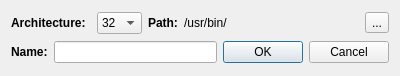
<?xml version="1.0" encoding="UTF-8"?>
<ui version="4.0">
 <class>NewBottle</class>
 <widget class="QDialog" name="NewBottle">
  <property name="geometry">
   <rect>
    <x>0</x>
    <y>0</y>
    <width>400</width>
    <height>76</height>
   </rect>
  </property>
  <property name="windowTitle">
   <string>New bottle</string>
  </property>
  <layout class="QGridLayout" name="gridLayout">
   <item row="0" column="0">
    <layout class="QHBoxLayout" name="horizontalLayout_3">
     <item>
      <widget class="QLabel" name="label">
       <property name="maximumSize">
        <size>
         <width>85</width>
         <height>16777215</height>
        </size>
       </property>
       <property name="font">
        <font>
         <weight>75</weight>
         <italic>false</italic>
         <bold>true</bold>
        </font>
       </property>
       <property name="text">
        <string>Architecture:</string>
       </property>
      </widget>
     </item>
     <item>
      <widget class="QComboBox" name="arch">
       <property name="maximumSize">
        <size>
         <width>45</width>
         <height>16777215</height>
        </size>
       </property>
       <item>
        <property name="text">
         <string>32</string>
        </property>
       </item>
       <item>
        <property name="text">
         <string>64</string>
        </property>
       </item>
      </widget>
     </item>
    </layout>
   </item>
   <item row="0" column="1">
    <layout class="QHBoxLayout" name="horizontalLayout">
     <item>
      <widget class="QLabel" name="label_3">
       <property name="maximumSize">
        <size>
         <width>35</width>
         <height>16777215</height>
        </size>
       </property>
       <property name="font">
        <font>
         <weight>75</weight>
         <bold>true</bold>
        </font>
       </property>
       <property name="text">
        <string>Path:</string>
       </property>
      </widget>
     </item>
     <item>
      <widget class="QLabel" name="path">
       <property name="minimumSize">
        <size>
         <width>175</width>
         <height>0</height>
        </size>
       </property>
       <property name="font">
        <font>
         <weight>50</weight>
         <bold>false</bold>
        </font>
       </property>
       <property name="text">
        <string>/usr/bin/</string>
       </property>
       <property name="textFormat">
        <enum>Qt::PlainText</enum>
       </property>
      </widget>
     </item>
     <item>
      <widget class="QToolButton" name="toolButton">
       <property name="text">
        <string>...</string>
       </property>
      </widget>
     </item>
    </layout>
   </item>
   <item row="1" column="0" colspan="2">
    <layout class="QHBoxLayout" name="horizontalLayout_2">
     <item>
      <widget class="QLabel" name="label_2">
       <property name="font">
        <font>
         <weight>75</weight>
         <bold>true</bold>
        </font>
       </property>
       <property name="text">
        <string>Name:</string>
       </property>
      </widget>
     </item>
     <item>
      <widget class="QLineEdit" name="name"/>
     </item>
     <item>
      <widget class="QDialogButtonBox" name="buttonBox">
       <property name="maximumSize">
        <size>
         <width>220</width>
         <height>16777215</height>
        </size>
       </property>
       <property name="orientation">
        <enum>Qt::Horizontal</enum>
       </property>
       <property name="standardButtons">
        <set>QDialogButtonBox::Cancel|QDialogButtonBox::Ok</set>
       </property>
      </widget>
     </item>
    </layout>
   </item>
  </layout>
 </widget>
 <resources/>
 <connections>
  <connection>
   <sender>buttonBox</sender>
   <signal>accepted()</signal>
   <receiver>NewBottle</receiver>
   <slot>accept()</slot>
   <hints>
    <hint type="sourcelabel">
     <x>248</x>
     <y>254</y>
    </hint>
    <hint type="destinationlabel">
     <x>157</x>
     <y>274</y>
    </hint>
   </hints>
  </connection>
  <connection>
   <sender>buttonBox</sender>
   <signal>rejected()</signal>
   <receiver>NewBottle</receiver>
   <slot>reject()</slot>
   <hints>
    <hint type="sourcelabel">
     <x>316</x>
     <y>260</y>
    </hint>
    <hint type="destinationlabel">
     <x>286</x>
     <y>274</y>
    </hint>
   </hints>
  </connection>
 </connections>
</ui>
